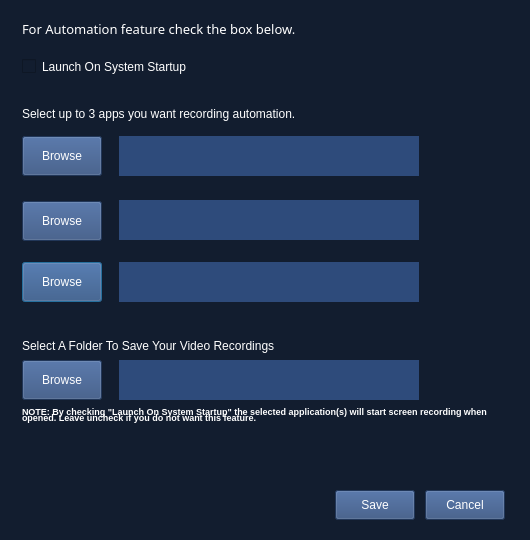
<?xml version="1.0" encoding="UTF-8"?>
<ui version="4.0">
 <class>Settings</class>
 <widget class="QDialog" name="Settings">
  <property name="geometry">
   <rect>
    <x>0</x>
    <y>0</y>
    <width>530</width>
    <height>540</height>
   </rect>
  </property>
  <property name="sizePolicy">
   <sizepolicy hsizetype="Fixed" vsizetype="Fixed">
    <horstretch>0</horstretch>
    <verstretch>0</verstretch>
   </sizepolicy>
  </property>
  <property name="minimumSize">
   <size>
    <width>530</width>
    <height>540</height>
   </size>
  </property>
  <property name="maximumSize">
   <size>
    <width>530</width>
    <height>540</height>
   </size>
  </property>
  <property name="windowTitle">
   <string>Settings</string>
  </property>
  <property name="styleSheet">
   <string notr="true">background-color: rgb(18, 29, 47);
font: 8pt &quot;Sans Serif Collection&quot;;
color: rgb(255, 255, 255);
border-color: rgb(255, 255, 255);</string>
  </property>
  <widget class="QCheckBox" name="checkBox">
   <property name="geometry">
    <rect>
     <x>22</x>
     <y>48</y>
     <width>221</width>
     <height>37</height>
    </rect>
   </property>
   <property name="sizePolicy">
    <sizepolicy hsizetype="Fixed" vsizetype="Fixed">
     <horstretch>0</horstretch>
     <verstretch>0</verstretch>
    </sizepolicy>
   </property>
   <property name="cursor">
    <cursorShape>PointingHandCursor</cursorShape>
   </property>
   <property name="styleSheet">
    <string notr="true">font: 10pt &quot;Sans Serif Collection&quot;;</string>
   </property>
   <property name="text">
    <string>Launch On System Startup</string>
   </property>
  </widget>
  <widget class="QLabel" name="optionPrompt">
   <property name="geometry">
    <rect>
     <x>22</x>
     <y>95</y>
     <width>321</width>
     <height>37</height>
    </rect>
   </property>
   <property name="sizePolicy">
    <sizepolicy hsizetype="Fixed" vsizetype="Fixed">
     <horstretch>0</horstretch>
     <verstretch>0</verstretch>
    </sizepolicy>
   </property>
   <property name="styleSheet">
    <string notr="true">font: 10pt &quot;Sans Serif Collection&quot;;</string>
   </property>
   <property name="text">
    <string>Select up to 3 apps you want recording automation.</string>
   </property>
  </widget>
  <widget class="QLabel" name="autoPrompt">
   <property name="geometry">
    <rect>
     <x>22</x>
     <y>10</y>
     <width>281</width>
     <height>37</height>
    </rect>
   </property>
   <property name="sizePolicy">
    <sizepolicy hsizetype="Fixed" vsizetype="Fixed">
     <horstretch>0</horstretch>
     <verstretch>0</verstretch>
    </sizepolicy>
   </property>
   <property name="font">
    <font>
     <family>Sans Serif Collection</family>
     <pointsize>10</pointsize>
     <weight>50</weight>
     <italic>false</italic>
     <bold>false</bold>
    </font>
   </property>
   <property name="styleSheet">
    <string notr="true">font: 10pt &quot;Sans Serif Collection&quot;;</string>
   </property>
   <property name="text">
    <string>For Automation feature check the box below.</string>
   </property>
  </widget>
  <widget class="QPushButton" name="trackApp_3">
   <property name="geometry">
    <rect>
     <x>22</x>
     <y>262</y>
     <width>80</width>
     <height>40</height>
    </rect>
   </property>
   <property name="sizePolicy">
    <sizepolicy hsizetype="Fixed" vsizetype="Fixed">
     <horstretch>0</horstretch>
     <verstretch>0</verstretch>
    </sizepolicy>
   </property>
   <property name="maximumSize">
    <size>
     <width>16777215</width>
     <height>40</height>
    </size>
   </property>
   <property name="cursor">
    <cursorShape>PointingHandCursor</cursorShape>
   </property>
   <property name="styleSheet">
    <string notr="true">background-color: rgb(46, 75, 123);</string>
   </property>
   <property name="text">
    <string>Browse</string>
   </property>
   <property name="default">
    <bool>false</bool>
   </property>
   <property name="flat">
    <bool>false</bool>
   </property>
  </widget>
  <widget class="QPushButton" name="trackApp_1">
   <property name="geometry">
    <rect>
     <x>22</x>
     <y>136</y>
     <width>80</width>
     <height>40</height>
    </rect>
   </property>
   <property name="sizePolicy">
    <sizepolicy hsizetype="Fixed" vsizetype="Fixed">
     <horstretch>0</horstretch>
     <verstretch>0</verstretch>
    </sizepolicy>
   </property>
   <property name="maximumSize">
    <size>
     <width>16777215</width>
     <height>40</height>
    </size>
   </property>
   <property name="cursor">
    <cursorShape>PointingHandCursor</cursorShape>
   </property>
   <property name="styleSheet">
    <string notr="true">background-color: rgb(46, 75, 123);</string>
   </property>
   <property name="text">
    <string>Browse</string>
   </property>
   <property name="default">
    <bool>false</bool>
   </property>
   <property name="flat">
    <bool>false</bool>
   </property>
  </widget>
  <widget class="QPushButton" name="trackApp_2">
   <property name="geometry">
    <rect>
     <x>22</x>
     <y>201</y>
     <width>80</width>
     <height>40</height>
    </rect>
   </property>
   <property name="sizePolicy">
    <sizepolicy hsizetype="Fixed" vsizetype="Fixed">
     <horstretch>0</horstretch>
     <verstretch>0</verstretch>
    </sizepolicy>
   </property>
   <property name="maximumSize">
    <size>
     <width>16777215</width>
     <height>40</height>
    </size>
   </property>
   <property name="cursor">
    <cursorShape>PointingHandCursor</cursorShape>
   </property>
   <property name="styleSheet">
    <string notr="true">background-color: rgb(46, 75, 123);</string>
   </property>
   <property name="text">
    <string>Browse</string>
   </property>
   <property name="default">
    <bool>false</bool>
   </property>
   <property name="flat">
    <bool>false</bool>
   </property>
  </widget>
  <widget class="QLineEdit" name="appText_2">
   <property name="geometry">
    <rect>
     <x>119</x>
     <y>200</y>
     <width>300</width>
     <height>40</height>
    </rect>
   </property>
   <property name="sizePolicy">
    <sizepolicy hsizetype="Fixed" vsizetype="Fixed">
     <horstretch>0</horstretch>
     <verstretch>0</verstretch>
    </sizepolicy>
   </property>
   <property name="styleSheet">
    <string notr="true">background-color: rgb(46, 75, 123);</string>
   </property>
   <property name="frame">
    <bool>false</bool>
   </property>
  </widget>
  <widget class="QLineEdit" name="appText_1">
   <property name="geometry">
    <rect>
     <x>119</x>
     <y>136</y>
     <width>300</width>
     <height>40</height>
    </rect>
   </property>
   <property name="sizePolicy">
    <sizepolicy hsizetype="Fixed" vsizetype="Fixed">
     <horstretch>0</horstretch>
     <verstretch>0</verstretch>
    </sizepolicy>
   </property>
   <property name="styleSheet">
    <string notr="true">background-color: rgb(46, 75, 123);</string>
   </property>
   <property name="frame">
    <bool>false</bool>
   </property>
  </widget>
  <widget class="QLineEdit" name="appText_3">
   <property name="geometry">
    <rect>
     <x>119</x>
     <y>262</y>
     <width>300</width>
     <height>40</height>
    </rect>
   </property>
   <property name="sizePolicy">
    <sizepolicy hsizetype="Fixed" vsizetype="Fixed">
     <horstretch>0</horstretch>
     <verstretch>0</verstretch>
    </sizepolicy>
   </property>
   <property name="styleSheet">
    <string notr="true">background-color: rgb(46, 75, 123);</string>
   </property>
   <property name="frame">
    <bool>false</bool>
   </property>
  </widget>
  <widget class="QPushButton" name="cancelButton">
   <property name="geometry">
    <rect>
     <x>425</x>
     <y>490</y>
     <width>80</width>
     <height>30</height>
    </rect>
   </property>
   <property name="sizePolicy">
    <sizepolicy hsizetype="Fixed" vsizetype="Fixed">
     <horstretch>0</horstretch>
     <verstretch>0</verstretch>
    </sizepolicy>
   </property>
   <property name="maximumSize">
    <size>
     <width>16777215</width>
     <height>40</height>
    </size>
   </property>
   <property name="cursor">
    <cursorShape>PointingHandCursor</cursorShape>
   </property>
   <property name="styleSheet">
    <string notr="true">background-color: rgb(46, 75, 123);</string>
   </property>
   <property name="text">
    <string>Cancel</string>
   </property>
  </widget>
  <widget class="QPushButton" name="saveButton">
   <property name="geometry">
    <rect>
     <x>335</x>
     <y>490</y>
     <width>80</width>
     <height>30</height>
    </rect>
   </property>
   <property name="sizePolicy">
    <sizepolicy hsizetype="Fixed" vsizetype="Fixed">
     <horstretch>0</horstretch>
     <verstretch>0</verstretch>
    </sizepolicy>
   </property>
   <property name="maximumSize">
    <size>
     <width>16777215</width>
     <height>40</height>
    </size>
   </property>
   <property name="cursor">
    <cursorShape>PointingHandCursor</cursorShape>
   </property>
   <property name="styleSheet">
    <string notr="true">background-color: rgb(46, 75, 123);</string>
   </property>
   <property name="text">
    <string>Save</string>
   </property>
  </widget>
  <widget class="QPushButton" name="savePath">
   <property name="geometry">
    <rect>
     <x>22</x>
     <y>360</y>
     <width>80</width>
     <height>40</height>
    </rect>
   </property>
   <property name="sizePolicy">
    <sizepolicy hsizetype="Fixed" vsizetype="Fixed">
     <horstretch>0</horstretch>
     <verstretch>0</verstretch>
    </sizepolicy>
   </property>
   <property name="maximumSize">
    <size>
     <width>16777215</width>
     <height>40</height>
    </size>
   </property>
   <property name="cursor">
    <cursorShape>PointingHandCursor</cursorShape>
   </property>
   <property name="styleSheet">
    <string notr="true">background-color: rgb(46, 75, 123);</string>
   </property>
   <property name="text">
    <string>Browse</string>
   </property>
   <property name="default">
    <bool>false</bool>
   </property>
   <property name="flat">
    <bool>false</bool>
   </property>
  </widget>
  <widget class="QLabel" name="label">
   <property name="geometry">
    <rect>
     <x>22</x>
     <y>330</y>
     <width>391</width>
     <height>31</height>
    </rect>
   </property>
   <property name="styleSheet">
    <string notr="true">font: 10pt &quot;Sans Serif Collection&quot;;</string>
   </property>
   <property name="text">
    <string>Select A Folder To Save Your Video Recordings</string>
   </property>
  </widget>
  <widget class="QLineEdit" name="pathText">
   <property name="geometry">
    <rect>
     <x>119</x>
     <y>360</y>
     <width>300</width>
     <height>40</height>
    </rect>
   </property>
   <property name="sizePolicy">
    <sizepolicy hsizetype="Fixed" vsizetype="Fixed">
     <horstretch>0</horstretch>
     <verstretch>0</verstretch>
    </sizepolicy>
   </property>
   <property name="styleSheet">
    <string notr="true">background-color: rgb(46, 75, 123);</string>
   </property>
   <property name="frame">
    <bool>false</bool>
   </property>
  </widget>
  <widget class="QTextBrowser" name="textBrowser">
   <property name="geometry">
    <rect>
     <x>18</x>
     <y>402</y>
     <width>481</width>
     <height>51</height>
    </rect>
   </property>
   <property name="styleSheet">
    <string notr="true"/>
   </property>
   <property name="frameShape">
    <enum>QFrame::NoFrame</enum>
   </property>
   <property name="frameShadow">
    <enum>QFrame::Plain</enum>
   </property>
   <property name="verticalScrollBarPolicy">
    <enum>Qt::ScrollBarAlwaysOff</enum>
   </property>
   <property name="horizontalScrollBarPolicy">
    <enum>Qt::ScrollBarAlwaysOff</enum>
   </property>
   <property name="html">
    <string>&lt;!DOCTYPE HTML PUBLIC &quot;-//W3C//DTD HTML 4.0//EN&quot; &quot;http://www.w3.org/TR/REC-html40/strict.dtd&quot;&gt;
&lt;html&gt;&lt;head&gt;&lt;meta name=&quot;qrichtext&quot; content=&quot;1&quot; /&gt;&lt;style type=&quot;text/css&quot;&gt;
p, li { white-space: pre-wrap; }
&lt;/style&gt;&lt;/head&gt;&lt;body style=&quot; font-family:'Sans Serif Collection'; font-size:8pt; font-weight:400; font-style:normal;&quot;&gt;
&lt;p style=&quot; margin-top:0px; margin-bottom:0px; margin-left:0px; margin-right:0px; -qt-block-indent:0; text-indent:0px; line-height:60%;&quot;&gt;&lt;span style=&quot; font-size:7pt; font-weight:600;&quot;&gt;NOTE: By checking &amp;quot;Launch On System Startup&amp;quot; the selected application(s) will start screen recording when opened. Leave uncheck if you do not want this feature.&lt;/span&gt;&lt;/p&gt;&lt;/body&gt;&lt;/html&gt;</string>
   </property>
  </widget>
  <zorder>checkBox</zorder>
  <zorder>optionPrompt</zorder>
  <zorder>autoPrompt</zorder>
  <zorder>trackApp_3</zorder>
  <zorder>trackApp_1</zorder>
  <zorder>trackApp_2</zorder>
  <zorder>appText_2</zorder>
  <zorder>appText_1</zorder>
  <zorder>appText_3</zorder>
  <zorder>cancelButton</zorder>
  <zorder>saveButton</zorder>
  <zorder>label</zorder>
  <zorder>savePath</zorder>
  <zorder>pathText</zorder>
  <zorder>textBrowser</zorder>
 </widget>
 <resources/>
 <connections/>
</ui>
